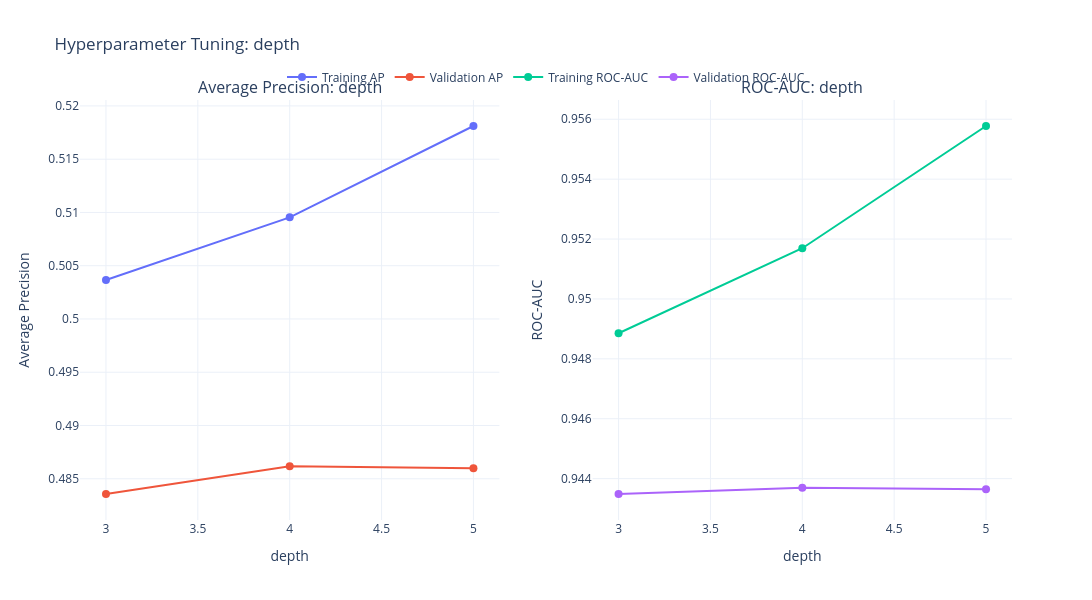

Source (notebook cell):
### Code cell
%%time

test_param_and_plot(CatBoostClassifier, 'depth', [3, 4, 5], **params)

### Figure 1 — Plotly figure (JSON) as saved in the notebook; plotly's stock layout.template omitted (floating-point values rounded to 4 significant figures)
{"data": [{"hovertemplate": "<b>depth</b>: %{x}<br>Training AP: %{y:.6f}<extra></extra>", "line": {"width": 2}, "marker": {"size": 8}, "mode": "lines+markers", "name": "Training AP", "type": "scatter", "x": [3, 4, 5], "xaxis": "x", "y": [0.5037, 0.5095, 0.5181], "yaxis": "y"}, {"hovertemplate": "<b>depth</b>: %{x}<br>Validation AP: %{y:.6f}<extra></extra>", "line": {"width": 2}, "marker": {"size": 8}, "mode": "lines+markers", "name": "Validation AP", "type": "scatter", "x": [3, 4, 5], "xaxis": "x", "y": [0.4836, 0.4862, 0.486], "yaxis": "y"}, {"hovertemplate": "<b>depth</b>: %{x}<br>Training ROC-AUC: %{y:.6f}<extra></extra>", "line": {"width": 2}, "marker": {"size": 8}, "mode": "lines+markers", "name": "Training ROC-AUC", "type": "scatter", "x": [3, 4, 5], "xaxis": "x2", "y": [0.9489, 0.9517, 0.9558], "yaxis": "y2"}, {"hovertemplate": "<b>depth</b>: %{x}<br>Validation ROC-AUC: %{y:.6f}<extra></extra>", "line": {"width": 2}, "marker": {"size": 8}, "mode": "lines+markers", "name": "Validation ROC-AUC", "type": "scatter", "x": [3, 4, 5], "xaxis": "x2", "y": [0.9435, 0.9437, 0.9436], "yaxis": "y2"}], "layout": {"annotations": [{"font": {"size": 16}, "showarrow": false, "text": "Average Precision: depth", "x": 0.225, "xanchor": "center", "xref": "paper", "y": 1, "yanchor": "bottom", "yref": "paper"}, {"font": {"size": 16}, "showarrow": false, "text": "ROC-AUC: depth", "x": 0.775, "xanchor": "center", "xref": "paper", "y": 1, "yanchor": "bottom", "yref": "paper"}], "height": 600, "hovermode": "closest", "legend": {"orientation": "h", "x": 0.5, "xanchor": "center", "y": 1.02, "yanchor": "bottom"}, "title": {"text": "Hyperparameter Tuning: depth"}, "width": 1200, "xaxis": {"anchor": "y", "domain": [0, 0.45], "title": {"text": "depth"}}, "xaxis2": {"anchor": "y2", "domain": [0.55, 1], "title": {"text": "depth"}}, "yaxis": {"anchor": "x", "domain": [0, 1], "title": {"text": "Average Precision"}}, "yaxis2": {"anchor": "x2", "domain": [0, 1], "title": {"text": "ROC-AUC"}}}}
